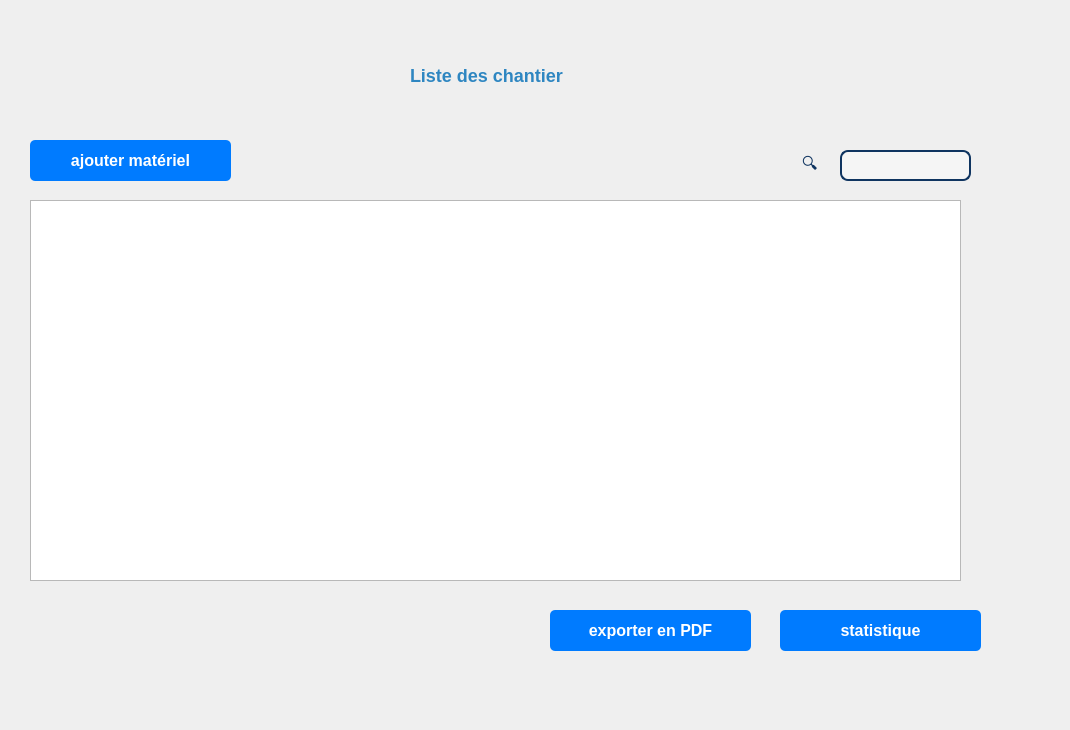
        <widget class="QWidget" name="page_6">
         <widget class="QWidget" name="maincontent_4" native="true">
          <property name="geometry">
           <rect>
            <x>-20</x>
            <y>10</y>
            <width>1061</width>
            <height>711</height>
           </rect>
          </property>
          <property name="sizePolicy">
           <sizepolicy hsizetype="Preferred" vsizetype="Preferred">
            <horstretch>10</horstretch>
            <verstretch>16</verstretch>
           </sizepolicy>
          </property>
          <property name="styleSheet">
           <string notr="true">QWidget#maincontent
 {
    background-color: white;
}
</string>
          </property>
          <widget class="QPushButton" name="pushButton_7">
           <property name="geometry">
            <rect>
             <x>570</x>
             <y>600</y>
             <width>201</width>
             <height>41</height>
            </rect>
           </property>
           <property name="styleSheet">
            <string notr="true">QPushButton {
    background-color: #007bff;  /* Bleu */
    color: white;
    border-radius: 5px;
    padding: 8px 15px;
    font-size: 12pt;
    font-weight: bold;
}

QPushButton:hover {
    background-color: #0056b3;  /* Bleu foncé au survol */
}

</string>
           </property>
           <property name="text">
            <string>exporter en PDF</string>
           </property>
          </widget>
          <widget class="QLabel" name="label_43">
           <property name="geometry">
            <rect>
             <x>810</x>
             <y>140</y>
             <width>81</width>
             <height>31</height>
            </rect>
           </property>
           <property name="styleSheet">
            <string notr="true">QLabel {
    font-size: 16px;
    color: #0f3460;
    padding-left: 8px;
}
</string>
           </property>
           <property name="text">
            <string>🔍</string>
           </property>
          </widget>
          <widget class="QLineEdit" name="lineEdit_9">
           <property name="geometry">
            <rect>
             <x>860</x>
             <y>140</y>
             <width>131</width>
             <height>31</height>
            </rect>
           </property>
           <property name="styleSheet">
            <string notr="true">QLineEdit {
    background-color: #f5f5f5;  /* Fond gris clair moderne */
    border: 2px solid #0f3460;  /* Bordure bleu foncé */
    border-radius: 8px;  /* Coins arrondis */
    padding: 8px 12px;  /* Espacement du texte */
    font-size: 14px;
    color: #333;  /* Couleur du texte */
}

QLineEdit:focus {
    border: 2px solid #e94560;  /* Bordure rouge clair quand on clique */
    background-color: white;  /* Fond blanc au focus */
}
</string>
           </property>
          </widget>
          <widget class="QTableView" name="tableView_3">
           <property name="geometry">
            <rect>
             <x>50</x>
             <y>190</y>
             <width>931</width>
             <height>381</height>
            </rect>
           </property>
           <property name="styleSheet">
            <string notr="true">QTableWidget {
    background-color: #ffffff; /* Fond blanc pour un look épuré */
    border: 2px solid #e0e0e0; /* Bordure grise légère */
    gridline-color: #e0e0e0; /* Lignes de grille gris clair */
    selection-background-color: #757575; /* Couleur de sélection grise */
    selection-color: white; /* Texte en blanc sur la sélection */
    font-size: 14px; /* Taille du texte */
    border-radius: 8px; /* Coins arrondis pour le tableau */
    padding: 5px; /* Espace intérieur */
    alternate-background-color: #f5f5f5; /* Couleur alternative pour les lignes */
}

QHeaderView::section {
    background-color: #616161; /* En-têtes en gris foncé */
    color: white; /* Texte blanc */
    font-weight: bold;
    padding: 10px; /* Espacement dans les en-têtes */
    border: none; /* Supprimer les bordures par défaut */
    border-bottom: 2px solid #424242; /* Ligne de séparation sous l'en-tête */
    border-radius: 4px; /* Coins légèrement arrondis pour les en-têtes */
    font-size: 15px; /* Taille du texte des en-têtes */
}

QTableWidget::item {
    padding: 8px; /* Espacement dans les cellules */
    border-bottom: 1px solid #e0e0e0; /* Séparation douce des lignes */
}

QTableWidget::item:hover {
    background-color: #eeeeee; /* Couleur de survol gris clair */
}

QTableWidget::item:selected {
    background-color: #757575; /* Couleur de sélection grise */
    color: white; /* Texte en blanc sur la sélection */
}

QScrollBar:vertical {
    background-color: #ffffff; /* Fond de la barre de défilement */
    width: 12px; /* Largeur de la barre de défilement */
    margin: 0px 0px 0px 0px;
}

QScrollBar::handle:vertical {
    background-color: #757575; /* Couleur de la poignée grise */
    border-radius: 6px; /* Coins arrondis pour la poignée */
    min-height: 20px; /* Hauteur minimale de la poignée */
}

QScrollBar::add-line:vertical,
QScrollBar::sub-line:vertical {
    background: none; /* Supprimer les flèches de défilement */
}

QScrollBar::add-page:vertical,
QScrollBar::sub-page:vertical {
    background: none; /* Supprimer l'arrière-plan de la barre */
}</string>
           </property>
          </widget>
          <widget class="QPushButton" name="pushButton_8">
           <property name="geometry">
            <rect>
             <x>800</x>
             <y>600</y>
             <width>201</width>
             <height>41</height>
            </rect>
           </property>
           <property name="styleSheet">
            <string notr="true">QPushButton {
    background-color: #007bff;  /* Bleu */
    color: white;
    border-radius: 5px;
    padding: 8px 15px;
    font-size: 12pt;
    font-weight: bold;
}

QPushButton:hover {
    background-color: #0056b3;  /* Bleu foncé au survol */
}
</string>
           </property>
           <property name="text">
            <string>statistique</string>
           </property>
          </widget>
          <widget class="QLabel" name="label_44">
           <property name="geometry">
            <rect>
             <x>430</x>
             <y>50</y>
             <width>191</width>
             <height>31</height>
            </rect>
           </property>
           <property name="styleSheet">
            <string notr="true">color: #2E86C1; /* Couleur du texte */
font-size: 18px; /* Taille de la police */
font-weight: bold; /* Texte en gras */</string>
           </property>
           <property name="text">
            <string>Liste des chantier</string>
           </property>
          </widget>
          <widget class="QPushButton" name="ajmateriel_4">
           <property name="geometry">
            <rect>
             <x>50</x>
             <y>130</y>
             <width>201</width>
             <height>41</height>
            </rect>
           </property>
           <property name="styleSheet">
            <string notr="true">QPushButton {
    background-color: #007bff;  /* Bleu */
    color: white;
    border-radius: 5px;
    padding: 8px 15px;
    font-size: 12pt;
    font-weight: bold;
}

QPushButton:hover {
    background-color: #0056b3;  /* Bleu foncé au survol */
}
</string>
           </property>
           <property name="text">
            <string>ajouter matériel</string>
           </property>
          </widget>
         </widget>
        </widget>
